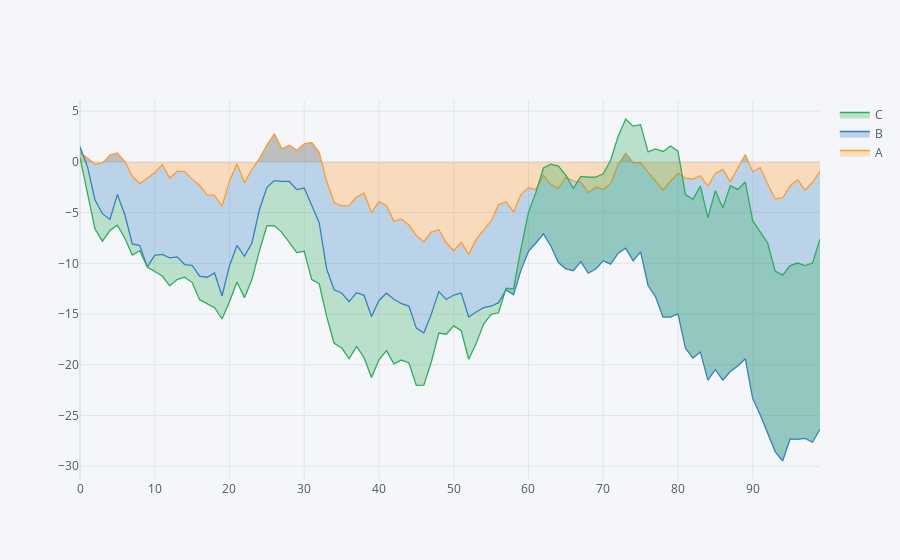

The cell this chart's notebook holds for it:
### Code cell
df.iplot(kind='area',fill=True)
